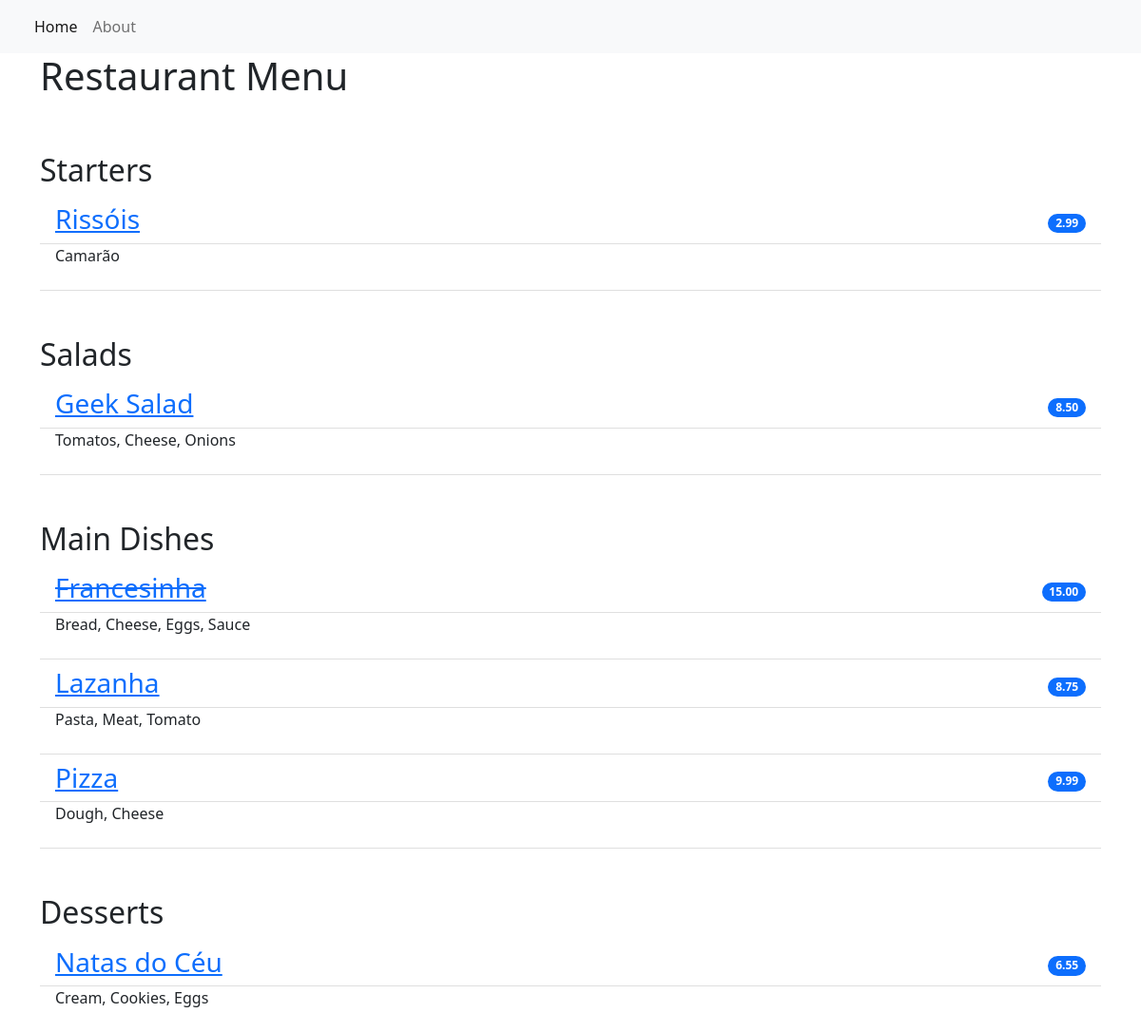
The page / on the database its author committed.
### restaurant_menu/models.py (models this page shows, shortened)
class Item(models.Model):
    meal = models.CharField(max_length=100, unique=True)
    description = models.CharField(max_length=200)
    price = models.DecimalField(decimal_places=2, max_digits=10)
    meal_type = models.CharField(max_length=200, choices=MEAL_TYPE)
    author = models.ForeignKey(User, on_delete=models.PROTECT)
    status = models.IntegerField(choices=STATUS, default=1)
    date_created = models.DateTimeField(auto_now_add=True)
    date_updated = models.DateTimeField(auto_now=True)

### restaurant_menu/views.py (the view)
# urls.py: path('', views.MenuList.as_view(), name="home"),
class MenuList(generic.ListView):
    queryset = Item.objects.order_by("-date_created")
    template_name = "index.html"
    def get_context_data(self, *, object_list=None, **kwargs):
        context = super().get_context_data(**kwargs)
        context["meals"] = MEAL_TYPE
        return context

### restaurant_menu/templates/index.html
{% extends 'base.html' %}
{% block content %}
<div class="container">
    <h1>Restaurant Menu</h1>
    <ul class="list-group list-group-flush">
        {% for meal in meals %}
        <h2 class="pt-5"> {{ meal.1 }}</h2>
            {% for row in item_list %}
                {% if row.meal_type == meal.0 %}
                {% if row.status == 0 %}
                    <li class="list-group-item d-flex justify-content-between align-items-center b-0 pb-0">
                        <a href="{% url 'item' row.pk %}"><h3><del>{{ row.meal }}</del></h3></a>
                        <span class="badge bg-primary rounded-pill"> {{ row.price }}</span>
                    </li>
                    <li class="list-group-item pt-0">
                        <p>{{ row.description }}</p>
                    </li>
                {% else %}
                    <li class="list-group-item d-flex justify-content-between align-items-center b-0 pb-0">
                        <a href="{% url 'item' row.pk %}"><h3>{{ row.meal }}</h3></a>
                        <span class="badge bg-primary rounded-pill"> {{ row.price }}</span>
                    </li>
                    <li class="list-group-item pt-0">
                        <p>{{ row.description }}</p>
                    </li>
                {% endif%}
                {% endif%}
            {% endfor %}
        {% endfor %}
    </ul>
</div>
{% endblock content %}

### restaurant_menu/templates/base.html (shortened to what this page needs)
<!DOCTYPE html>
<html lang="en">
    <head>
        <link href="https://cdn.jsdelivr.net/npm/bootstrap@5.2.0-beta1/dist/css/bootstrap.min.css" rel="stylesheet">
    </head>
    <body>
        <nav class="navbar navbar-expand-lg bg-light">
            <div class="container-fluid">
                <div class="collapse navbar-collapse" id="navbarNav">
                    <ul class="navbar-nav">
                         <li class="nav-item">
                            <a class="nav-link active" aria-current="page" href="{% url 'home' %}">Home</a>
                        </li>
                        <li class="nav-item">
                            <a class="nav-link" aria-current="page" href="{% url 'home' %}">About</a>
                        </li>
                    </ul>
                </div>
            </div>
        </nav>
        {% block content %}
        {% endblock content %}
    </body>
</html>

### rows shown on the page
Item: meal "Rissóis", price "2.99", description "Camarão"
Item: meal "Geek Salad", price "8.50", description "Tomatos, Cheese, Onions"
Item: meal "Francesinha", price "15.00", description "Bread, Cheese, Eggs, Sauce"
Item: meal "Lazanha", price "8.75", description "Pasta, Meat, Tomato"
Item: meal "Pizza", price "9.99", description "Dough, Cheese"
Item: meal "Natas do Céu", price "6.55", description "Cream, Cookies, Eggs"

### other values the page prints
{{ meal.1 }} "Starters" "Salads" "Main Dishes" "Desserts"
